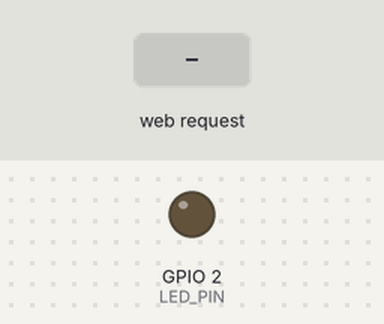
A sketch run on a simulated ESP32. Parts: output pins drawn as LEDs (lit = HIGH). The test bench sets the inputs (shaded band). WiFi joins after 1.5 s; servers stay silent unless stated; what the sketch prints to the serial monitor is not drawn.

Above: at 3.7 s.
3.8 s: HTTP request GET /setBrightness?value=1 received
At 4.1 s:
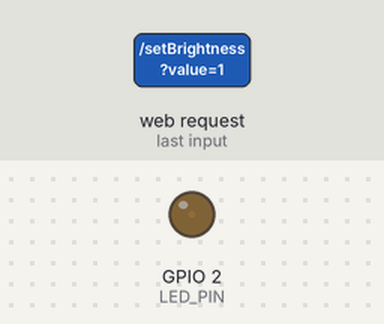
5.3 s: HTTP request GET /setBrightness?value=120 received
At 6.5 s:
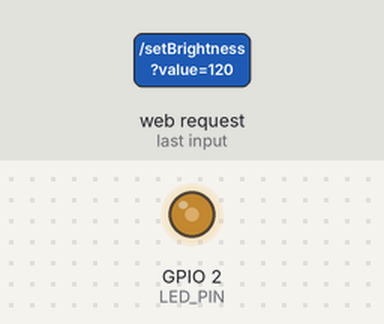
Timing chart, 0 to 8.3 s (numbered marks = the images above; inputs shaded):
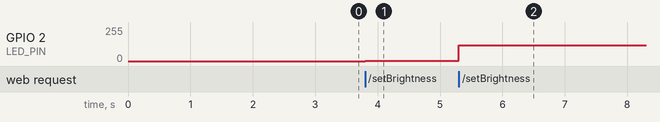

The sketch:

ex07.ino
```cpp
#include <WiFi.h>
#include <WebServer.h>

const char* ssid = "ljhesp";
const char* password = "qrewwc7212";

const int LED_PIN = 2;

WebServer server(80);

int brightness = 0;

String makePage() {
  String html = R"rawliteral(
<!DOCTYPE html>
<html lang="zh-CN">
<head>
  <meta charset="UTF-8">
  <meta name="viewport" content="width=device-width, initial-scale=1.0">
  <title>ex07 Web无极调光器</title>
  <style>
    body {
      font-family: Arial;
      text-align: center;
      margin-top: 50px;
      background-color: #f5f5f5;
    }
    .card {
      width: 90%;
      max-width: 420px;
      margin: auto;
      padding: 25px;
      background-color: white;
      border-radius: 12px;
      box-shadow: 0 0 10px rgba(0,0,0,0.15);
    }
    input[type=range] {
      width: 90%;
      margin-top: 25px;
    }
    .value {
      font-size: 36px;
      color: #0078d7;
      margin-top: 20px;
    }
  </style>
</head>
<body>
  <div class="card">
    <h1>Web网页端无极调光器</h1>
    <p>拖动滑动条，实时控制LED亮度</p>

    <input
      type="range"
      id="brightnessSlider"
      min="0"
      max="255"
      value="0"
    >

    <div class="value">
      当前亮度：<span id="brightnessValue">0</span>
    </div>
  </div>

  <script>
    const slider = document.getElementById("brightnessSlider");
    const valueText = document.getElementById("brightnessValue");

    slider.addEventListener("input", function() {
      const value = slider.value;
      valueText.innerText = value;

      fetch("/setBrightness?value=" + value)
        .then(response => response.text())
        .then(data => {
          console.log(data);
        })
        .catch(error => {
          console.log("Request failed", error);
        });
    });
  </script>
</body>
</html>
)rawliteral";

  return html;
}

void handleRoot() {
  server.send(200, "text/html; charset=UTF-8", makePage());
}

void handleSetBrightness() {
  if (server.hasArg("value")) {
    brightness = server.arg("value").toInt();

    if (brightness < 0) {
      brightness = 0;
    }

    if (brightness > 255) {
      brightness = 255;
    }

    analogWrite(LED_PIN, brightness);

    Serial.print("Brightness: ");
    Serial.println(brightness);

    server.send(200, "text/plain", "OK");
  } else {
    server.send(400, "text/plain", "Missing value");
  }
}

void setup() {
  Serial.begin(115200);
  delay(1000);

  pinMode(LED_PIN, OUTPUT);
  analogWrite(LED_PIN, brightness);

  Serial.println();
  Serial.println("ex07 Web dimmer started");

  WiFi.begin(ssid, password);
  Serial.print("Connecting to WiFi");

  while (WiFi.status() != WL_CONNECTED) {
    delay(500);
    Serial.print(".");
  }

  Serial.println();
  Serial.println("WiFi connected");
  Serial.print("Visit: http://");
  Serial.println(WiFi.localIP());

  server.on("/", handleRoot);
  server.on("/setBrightness", handleSetBrightness);

  server.begin();
  Serial.println("Web server started");
}

void loop() {
  server.handleClient();
}
```

Measured:
- after the input at 3.8 s, GPIO 2 (LED_PIN): 0/255 → 1/255 at once
- after the input at 5.3 s, GPIO 2 (LED_PIN): 1/255 → 120/255 at once
